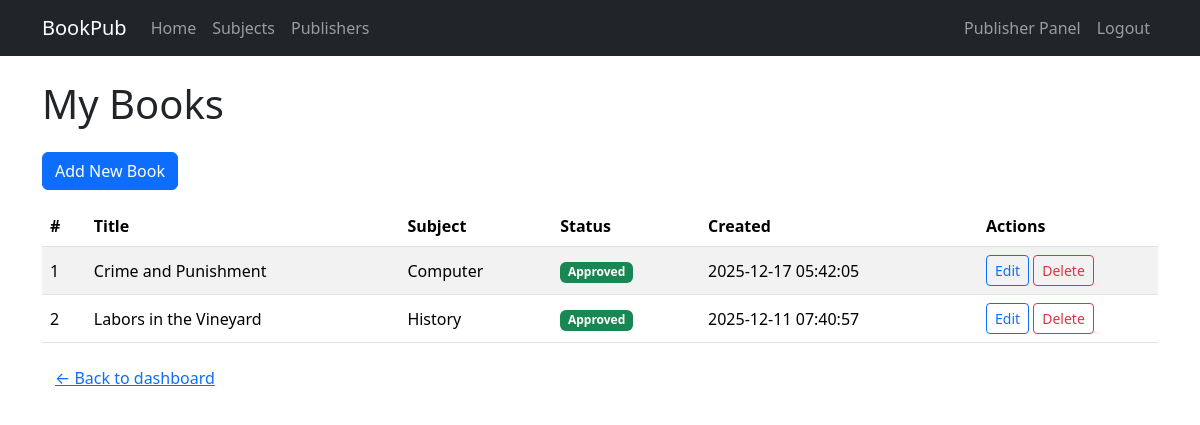
/book_publication/publisher/books.php (signed in), run on the app's committed database.
### tables this page shows
CREATE TABLE `books` (
  `id` int(11) NOT NULL,
  `title` varchar(200) NOT NULL,
  `isbn` varchar(20) DEFAULT NULL,
  `author` varchar(100) NOT NULL,
  `subject_id` int(11) DEFAULT NULL,
  `description` text DEFAULT NULL,
  `cover_image` varchar(255) DEFAULT NULL,
  `pdf_file` varchar(255) DEFAULT NULL,
  `publisher_id` int(11) NOT NULL,
  `status` enum('pending','approved','rejected') DEFAULT 'pending',
  `views` int(11) DEFAULT 0,
  `created_at` timestamp NOT NULL DEFAULT current_timestamp()
);

CREATE TABLE `subjects` (
  `id` int(11) NOT NULL,
  `name` varchar(100) NOT NULL,
  `description` text DEFAULT NULL,
  `created_at` timestamp NOT NULL DEFAULT current_timestamp()
);

### book_publication/publisher/books.php (the view, shortened to what this page needs)
<?php
require __DIR__ . '/../config/db.php';
require __DIR__ . '/../includes/header.php';
$publisherId = $_SESSION['user_id'];
$sql = "SELECT b.id, b.title, b.author, b.status, b.created_at, s.name AS subject_name
        FROM books b
        LEFT JOIN subjects s ON b.subject_id = s.id
        WHERE b.publisher_id = ?
        ORDER BY b.created_at DESC";
$stmt = mysqli_prepare($conn, $sql);
mysqli_stmt_bind_param($stmt, 'i', $publisherId);
mysqli_stmt_execute($stmt);
$books = mysqli_stmt_get_result($stmt);
?>
<h1 class="mb-4">My Books</h1>
<a href="book_add.php" class="btn btn-primary mb-3">Add New Book</a>
<table class="table table-striped table-hover align-middle">
    <thead>
        <tr>
            <th>#</th>
            <th>Title</th>
            <th>Subject</th>
            <th>Status</th>
            <th>Created</th>
            <th style="width: 180px;">Actions</th>
        </tr>
    </thead>
    <tbody>
    <?php if (mysqli_num_rows($books) === 0): ?>
        <tr><td colspan="6">No books yet. Click "Add New Book" to start.</td></tr>
    <?php else: ?>
        <?php while ($b = mysqli_fetch_assoc($books)): ?>
            <tr>
                <td><?php echo $b['id']; ?></td>
                <td><?php echo htmlspecialchars($b['title']); ?></td>
                <td><?php echo htmlspecialchars($b['subject_name'] ?? 'N/A'); ?></td>
                <td>
                    <span class="badge bg-<?php
                        echo $b['status'] === 'approved' ? 'success' : ($b['status'] === 'pending' ? 'warning' : 'danger');
                    ?>">
                        <?php echo htmlspecialchars(ucfirst($b['status'])); ?>
                    </span>
                </td>
                <td><?php echo htmlspecialchars($b['created_at']); ?></td>
                <td>
                    <a href="book_edit.php?id=<?php echo $b['id']; ?>" class="btn btn-sm btn-outline-primary">Edit</a>
                    <a href="books.php?delete=<?php echo $b['id']; ?>" class="btn btn-sm btn-outline-danger"
                       onclick="return confirm('Delete this book?');">Delete</a>
                </td>
            </tr>
        <?php endwhile; ?>
    <?php endif; ?>
    </tbody>
</table>
<a href="index.php" class="btn btn-link">← Back to dashboard</a>
<?php
require __DIR__ . '/../includes/footer.php';
?>

### data on the page
books: id "1", title "Crime and Punishment", subject.name "Computer", status "Approved", created_at "2025-12-17 05:42:05"
books: id "2", title "Labors in the Vineyard", subject.name "History", status "Approved", created_at "2025-12-11 07:40:57"
